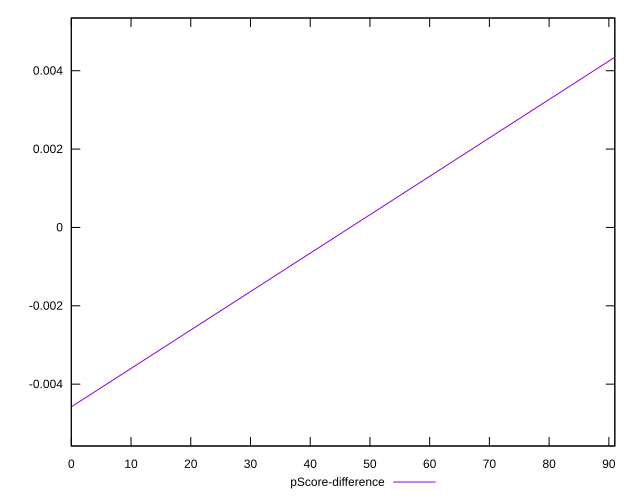

Generate this figure with gnuplot:
reset

$pScoreDifference <<EOF
0 -0.004578612149913036
91 0.004345480247226391
EOF

set key outside below
set xrange [0:91]
set yrange [-0.005578612149913036:0.005345480247226391]
set trange [-0.005578612149913036:0.005345480247226391]
set terminal svg size 640, 500 enhanced background rgb 'white'
set output "reports/report_00030_2021-02-24T20-42-31.540Z/speed-index/samples/astro/pScore-difference/values.svg"

plot $pScoreDifference title "pScore-difference" with line

reset
